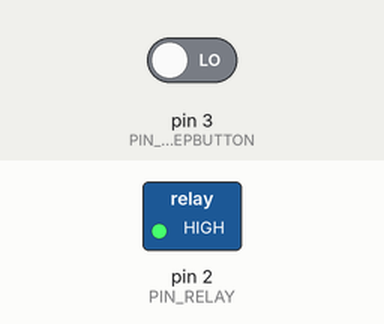
This sketch was run on a simulated Arduino Uno, built with avr-gcc and run on an emulated ATmega328P. Shown: switched loads named in the sketch (green lamp = pin HIGH). Inputs (shaded band) come from the test bench; at power-on: pin 3 (PIN_STEPBUTTON) LOW.

Above: at 3.8 s.
3.9 s: pin 3 (PIN_STEPBUTTON) driven HIGH
8.1 s: pin 3 (PIN_STEPBUTTON) driven LOW
At 8.1 s:
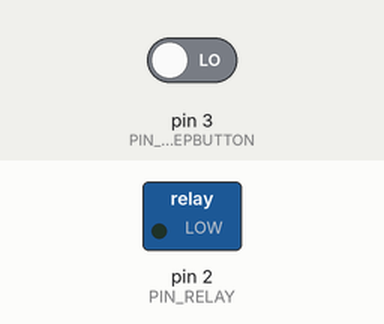
Timing chart, 0 to 11.1 s (numbered marks = the images above; inputs shaded):
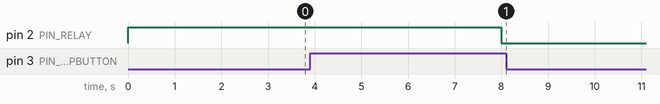

The sketch:

relay.ino
```cpp
// https://github.com/vallesmartin
// Constants
const int HOUR_SEC = 3600;      // Seconds in hour
const long HOUR_MILI = 3600000; // Ms in hour
const byte PIN_RELAY = 2;       // Board Pin number for relay
const byte PIN_STEPBUTTON = 3;  // Board Pin number for

// Variables
int HOUR_DAYLIGHT = 20;   // Hours of daylight
int HOUR_NIGHT = 4;       // Hours of darkness
int HOUR_STEP = 4;        // Minimun step of hours


int stepButtonValue;
int stepLightValue;


void setup() {
  pinMode(PIN_RELAY, OUTPUT);
  pinMode(PIN_STEPBUTTON, INPUT);
}

void loop() {
  ini();
  /********* Time turned on *********/
  activateRelay(PIN_RELAY);

  for(int i=0; i < HOUR_DAYLIGHT / HOUR_STEP; i++){
    stepLightValue += 1;
    customHoursDelay(HOUR_STEP);
  }
  /********* Time turned off *********/
  deactivateRelay(PIN_RELAY);
  for(int i=0; i < HOUR_NIGHT / HOUR_STEP; i++){
      customHoursDelay(HOUR_STEP);
  }
}

void ini(){
  stepButtonValue = 0;
  stepLightValue = 0;
  resolveLights();
}

void resolveLights(){

}

void activateRelay(byte r){
  digitalWrite(r, HIGH);
}

void deactivateRelay(byte r){
  digitalWrite(r, LOW);
}

void customHoursDelay(int hours){
  for(int i=0; i<hours*HOUR_SEC; i++){
    delay(1000);
    stepButtonValue = digitalRead(PIN_STEPBUTTON);
    if(stepButtonValue == HIGH){
      skipStep();
      break;
    }
  }
}

void skipStep(){

}
```

Measured:
- after the input at 3.9 s, pin 2 (PIN_RELAY): HIGH → LOW after 4.1 s
- after the input at 8.1 s, pin 2 (PIN_RELAY): stays LOW (without the input it goes to HIGH after 0.90 s)
